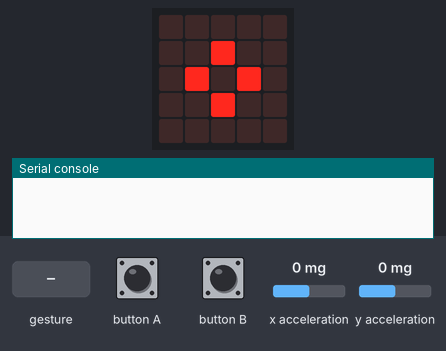
Bench run of a program on a simulated BBC micro:bit running MicroPython. Shown: the board's 5×5 LED display, the last lines printed to the serial console. The test bench sets the inputs (shaded band); at power-on: x acceleration 0 mg, y acceleration 0 mg. No radio messages arrive unless stated (any console line starting 'radio sent:' is added by the test bench); a tilt is held for 1.5 s and a shake lasts 1 s, then the board lies face up again.

Above: at 1.2 s.
1.3 s: button A pressed for 0.15 s
At 1.41 s:
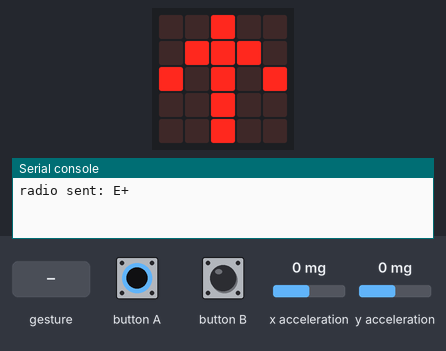
3.0 s: gesture 'shake'
At 3.43 s:
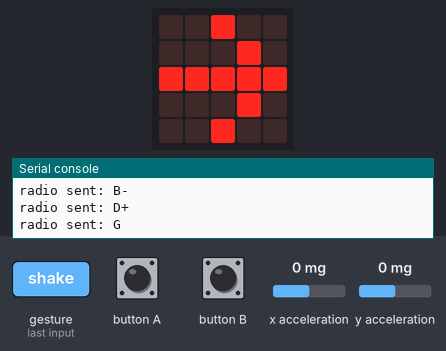
5.1 s: button B pressed for 0.15 s
At 5.2 s:
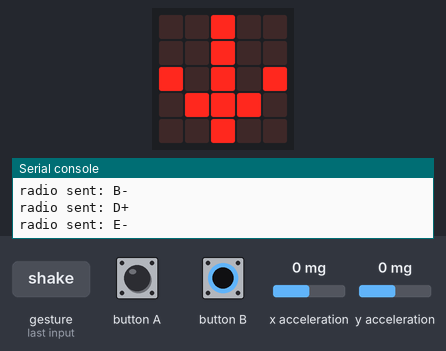
6.7 s: button B pressed for 3.2 s
11.4 s: button A pressed for 3.2 s
At 12.0 s:
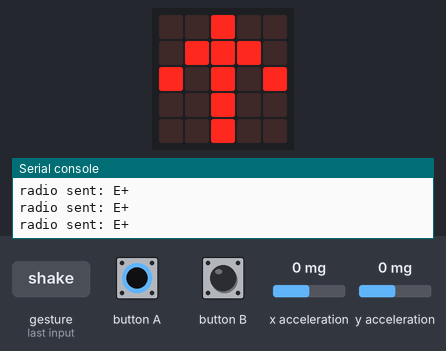
16.1 s: button A driven LOW and button B driven LOW
At 16.7 s:
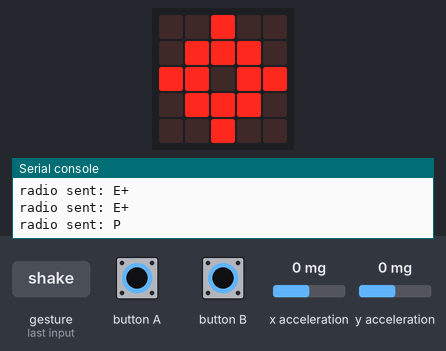
Timing chart, 0 to 18.6 s (numbered marks = the images above; inputs shaded):
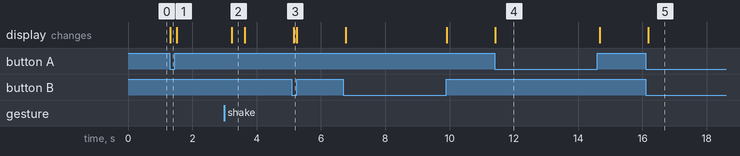

The program:

T2_brac_microbit_comandament.py
```python
# Codi de referencia del Projecte T2 - Brac robotic MeArm (NOMES DOCENT)
# COMANDAMENT: la 2a micro:bit, la que es te a la ma. No mou cap servo:
# envia ordres de text per radio.
#   Inclina dreta/esquerra   -> "B+" / "B-"  base
#   Inclina enrere/endavant  -> "D+" / "D-"  servo dret
#   Mantens el boto A        -> "E+"         servo esquerre
#   Mantens el boto B        -> "E-"         servo esquerre
#   A i B alhora             -> "P"          obre/tanca la pinca
#   Sacseja                  -> "G"          grava el punt actual (replay, SA6)
# Pla per defecte: les ordres les rep la micro:bit PONT, que les passa a
# l'Arduino (T2_brac_microbit_pont.py + T2_brac_estats.ino). Els botons A i B
# del PONT (no d'aquesta) canvien d'estat: A repos/manual, B reprodueix.
# Versio micro:bit del MeArm (contingencia): les rep
# T2_mearm_microbit_receptor.py, que ignora la "G".

from microbit import *
import radio

GRUP = 10        # CANVIA'L pel teu numero de llista (les 2 plaques igual)
LLINDAR = 300    # inclinacio minima perque compti (evita moure's sol)

radio.on()
radio.config(group=GRUP)

pinca_enviada = False   # per enviar "P" una sola vegada per cada A+B

while True:
    x = accelerometer.get_x()
    y = accelerometer.get_y()

    if x > LLINDAR:
        radio.send("B+")
    elif x < -LLINDAR:
        radio.send("B-")

    if y > LLINDAR:
        radio.send("D+")
    elif y < -LLINDAR:
        radio.send("D-")

    # Es llegeixen els dos botons UNA vegada, a variables
    boto_a = button_a.is_pressed()
    boto_b = button_b.is_pressed()

    if boto_a and boto_b:
        # Si mantens A+B la pinca no ha d'obrir-se i tancar-se sense parar:
        # nomes s'envia la primera volta
        if not pinca_enviada:
            radio.send("P")
            pinca_enviada = True
        display.show(Image.TARGET)
    elif accelerometer.was_gesture("shake"):
        pinca_enviada = False
        # Nomes s'envia l'ordre: qui confirma que el punt s'ha gravat de debo
        # es el BRAC (Monitor serie). Aqui, una fletxa d'"enviat".
        radio.send("G")
        display.show(Image.ARROW_E)
        sleep(300)
    else:
        pinca_enviada = False
        if boto_a:
            radio.send("E+")
            display.show(Image.ARROW_N)
        elif boto_b:
            radio.send("E-")
            display.show(Image.ARROW_S)
        else:
            display.show(Image.DIAMOND_SMALL)

    sleep(100)   # ~10 ordres/s: suficient per a un control suau
```

Measured:
- after the input at 1.3 s, the display: changes at once (image 1)
- after the input at 3.0 s, the display: changes after 0.23 s (image 2)
- after the input at 5.1 s, the display: changes after 0.05 s (image 3)
- after the input at 11.4 s, the display: changes at once (image 4)
- after the input at 16.1 s, the display: changes after 0.09 s (image 5)
- what the display in image 2 shows lasts 0.4 s, from 3.2 s to 3.6 s
